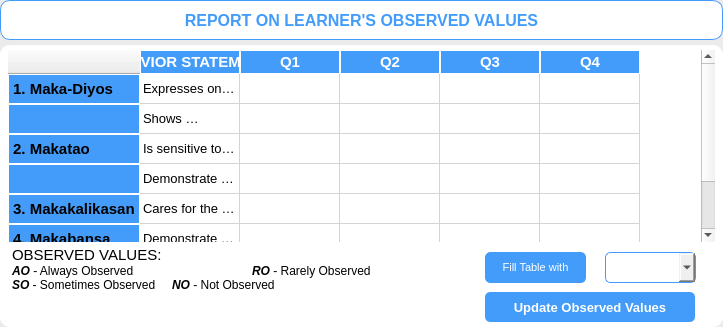
       <widget class="QFrame" name="ovFrame">
        <property name="styleSheet">
         <string notr="true">QFrame{
	background-color: rgb(235, 235, 235);
    border: none;
}</string>
        </property>
        <property name="frameShape">
         <enum>QFrame::StyledPanel</enum>
        </property>
        <property name="frameShadow">
         <enum>QFrame::Raised</enum>
        </property>
        <layout class="QVBoxLayout" name="verticalLayout_4">
         <property name="spacing">
          <number>5</number>
         </property>
         <property name="leftMargin">
          <number>0</number>
         </property>
         <property name="topMargin">
          <number>0</number>
         </property>
         <property name="rightMargin">
          <number>0</number>
         </property>
         <property name="bottomMargin">
          <number>0</number>
         </property>
         <item>
          <widget class="QLabel" name="label_7">
           <property name="minimumSize">
            <size>
             <width>0</width>
             <height>40</height>
            </size>
           </property>
           <property name="maximumSize">
            <size>
             <width>16777215</width>
             <height>40</height>
            </size>
           </property>
           <property name="font">
            <font>
             <pointsize>12</pointsize>
             <bold>true</bold>
            </font>
           </property>
           <property name="styleSheet">
            <string notr="true">QLabel{
	background-color: rgb(255,255,255);
    border-radius: 10px;
	color: rgb(67, 156, 250);
	border: 1px solid rgb(67, 156, 250);
}
</string>
           </property>
           <property name="text">
            <string>REPORT ON LEARNER'S OBSERVED VALUES</string>
           </property>
           <property name="alignment">
            <set>Qt::AlignCenter</set>
           </property>
          </widget>
         </item>
         <item>
          <widget class="QFrame" name="frame">
           <property name="styleSheet">
            <string notr="true">QFrame{
	background-color: rgb(255, 255, 255);
border-radius: 10px;
}</string>
           </property>
           <property name="frameShape">
            <enum>QFrame::StyledPanel</enum>
           </property>
           <property name="frameShadow">
            <enum>QFrame::Raised</enum>
           </property>
           <layout class="QVBoxLayout" name="verticalLayout_6">
            <property name="spacing">
             <number>0</number>
            </property>
            <property name="leftMargin">
             <number>8</number>
            </property>
            <property name="topMargin">
             <number>5</number>
            </property>
            <property name="rightMargin">
             <number>8</number>
            </property>
            <property name="bottomMargin">
             <number>0</number>
            </property>
            <item>
             <widget class="QTableWidget" name="obTable">
              <property name="styleSheet">
               <string notr="true">QTableWidget{
border: none;
}
QHeaderView:section{
	background-color: rgb(67, 156, 250);
border: 1px solid rgb(255, 255, 255);
}

QTableView::item:selected  {
	color: rgb(255, 255, 255);
	background-color: rgb(67, 156, 250);
}
QScrollArea{
	background-color: rgb(255, 255, 255);
}
QScrollBar:vertical {
            border: none;
            background: rgb(255, 255, 255);
            width: 20px;
            margin: 26px 6px 26px 6px;
        }

        QScrollBar::handle:vertical {
            background: lightgray;
            min-height: 26px;
        }

        QScrollBar::add-line:vertical {
            background: rgb(255, 255, 255);
            height: 26px;
            subcontrol-position: bottom;
            subcontrol-origin: margin;
        }

        QScrollBar::sub-line:vertical {
            background: rgb(255, 255, 255);
            height: 26px;
            subcontrol-position: top left;
            subcontrol-origin: margin;
            position: absolute;
        }

        QScrollBar:up-arrow:vertical, QScrollBar::down-arrow:vertical {
            width: 26px;
            height: 26px;
            background: rgb(255, 255, 255);
         }

QScrollBar::up-arrow {
    image: url(&quot;c:/LMS_appVer2/icons/arrowUp.png&quot;);
}
QScrollBar::down-arrow {
    image: url(&quot;c:/LMS_appVer2/icons/arrowDown.png&quot;);
}

</string>
              </property>
              <row>
               <property name="text">
                <string> 1. Maka-Diyos</string>
               </property>
               <property name="font">
                <font>
                 <pointsize>11</pointsize>
                 <bold>true</bold>
                </font>
               </property>
              </row>
              <row>
               <property name="text">
                <string/>
               </property>
              </row>
              <row>
               <property name="text">
                <string> 2. Makatao</string>
               </property>
               <property name="font">
                <font>
                 <pointsize>11</pointsize>
                 <bold>true</bold>
                </font>
               </property>
              </row>
              <row>
               <property name="text">
                <string/>
               </property>
              </row>
              <row>
               <property name="text">
                <string> 3. Makakalikasan</string>
               </property>
               <property name="font">
                <font>
                 <pointsize>11</pointsize>
                 <bold>true</bold>
                </font>
               </property>
              </row>
              <row>
               <property name="text">
                <string> 4. Makabansa</string>
               </property>
               <property name="font">
                <font>
                 <pointsize>11</pointsize>
                 <bold>true</bold>
                </font>
               </property>
              </row>
              <row>
               <property name="text">
                <string/>
               </property>
              </row>
              <column>
               <property name="text">
                <string>BEHAVIOR STATEMENTS</string>
               </property>
               <property name="font">
                <font>
                 <pointsize>11</pointsize>
                 <bold>true</bold>
                </font>
               </property>
               <property name="foreground">
                <brush brushstyle="SolidPattern">
                 <color alpha="255">
                  <red>255</red>
                  <green>255</green>
                  <blue>255</blue>
                 </color>
                </brush>
               </property>
              </column>
              <column>
               <property name="text">
                <string>Q1</string>
               </property>
               <property name="font">
                <font>
                 <pointsize>11</pointsize>
                 <bold>true</bold>
                </font>
               </property>
               <property name="foreground">
                <brush brushstyle="SolidPattern">
                 <color alpha="255">
                  <red>255</red>
                  <green>255</green>
                  <blue>255</blue>
                 </color>
                </brush>
               </property>
              </column>
              <column>
               <property name="text">
                <string>Q2</string>
               </property>
               <property name="font">
                <font>
                 <pointsize>11</pointsize>
                 <bold>true</bold>
                </font>
               </property>
               <property name="foreground">
                <brush brushstyle="SolidPattern">
                 <color alpha="255">
                  <red>255</red>
                  <green>255</green>
                  <blue>255</blue>
                 </color>
                </brush>
               </property>
              </column>
              <column>
               <property name="text">
                <string>Q3</string>
               </property>
               <property name="font">
                <font>
                 <pointsize>11</pointsize>
                 <bold>true</bold>
                </font>
               </property>
               <property name="foreground">
                <brush brushstyle="SolidPattern">
                 <color alpha="255">
                  <red>255</red>
                  <green>255</green>
                  <blue>255</blue>
                 </color>
                </brush>
               </property>
              </column>
              <column>
               <property name="text">
                <string>Q4</string>
               </property>
               <property name="font">
                <font>
                 <pointsize>11</pointsize>
                 <bold>true</bold>
                </font>
               </property>
               <property name="foreground">
                <brush brushstyle="SolidPattern">
                 <color alpha="255">
                  <red>255</red>
                  <green>255</green>
                  <blue>255</blue>
                 </color>
                </brush>
               </property>
              </column>
              <item row="0" column="0">
               <property name="text">
                <string>Expresses ones spiritual beliefs while respecting the spiritual belief of others</string>
               </property>
               <property name="font">
                <font>
                 <pointsize>10</pointsize>
                </font>
               </property>
              </item>
              <item row="1" column="0">
               <property name="text">
                <string>Shows adherence to ethical principles by upholding truth</string>
               </property>
               <property name="font">
                <font>
                 <pointsize>10</pointsize>
                </font>
               </property>
              </item>
              <item row="2" column="0">
               <property name="text">
                <string>Is sensitive to individual, social, and cultural differences</string>
               </property>
               <property name="font">
                <font>
                 <pointsize>10</pointsize>
                </font>
               </property>
              </item>
              <item row="3" column="0">
               <property name="text">
                <string>Demonstrate the contributions toward solidarity</string>
               </property>
               <property name="font">
                <font>
                 <pointsize>10</pointsize>
                </font>
               </property>
              </item>
              <item row="4" column="0">
               <property name="text">
                <string>Cares for the environment and utilizes resources wisely, judiciously, and economically</string>
               </property>
               <property name="font">
                <font>
                 <pointsize>10</pointsize>
                </font>
               </property>
              </item>
              <item row="5" column="0">
               <property name="text">
                <string>Demonstrate pride in being a Filipino: exercise the rights and responsibilities of a Filipino citizen</string>
               </property>
               <property name="font">
                <font>
                 <pointsize>10</pointsize>
                </font>
               </property>
              </item>
              <item row="6" column="0">
               <property name="text">
                <string>Demonstrate appropriate behavior in carrying out activities in the school, community, and country</string>
               </property>
               <property name="font">
                <font>
                 <pointsize>10</pointsize>
                </font>
               </property>
              </item>
             </widget>
            </item>
            <item>
             <widget class="QFrame" name="frame_2">
              <property name="minimumSize">
               <size>
                <width>0</width>
                <height>85</height>
               </size>
              </property>
              <property name="maximumSize">
               <size>
                <width>16777215</width>
                <height>85</height>
               </size>
              </property>
              <property name="frameShape">
               <enum>QFrame::StyledPanel</enum>
              </property>
              <property name="frameShadow">
               <enum>QFrame::Raised</enum>
              </property>
              <layout class="QHBoxLayout" name="horizontalLayout_3">
               <property name="spacing">
                <number>0</number>
               </property>
               <property name="leftMargin">
                <number>0</number>
               </property>
               <property name="topMargin">
                <number>0</number>
               </property>
               <property name="rightMargin">
                <number>0</number>
               </property>
               <property name="bottomMargin">
                <number>0</number>
               </property>
               <item>
                <widget class="QTextEdit" name="textEdit">
                 <property name="minimumSize">
                  <size>
                   <width>457</width>
                   <height>0</height>
                  </size>
                 </property>
                 <property name="maximumSize">
                  <size>
                   <width>16777215</width>
                   <height>85</height>
                  </size>
                 </property>
                 <property name="sizeIncrement">
                  <size>
                   <width>0</width>
                   <height>85</height>
                  </size>
                 </property>
                 <property name="html">
                  <string>&lt;!DOCTYPE HTML PUBLIC &quot;-//W3C//DTD HTML 4.0//EN&quot; &quot;http://www.w3.org/TR/REC-html40/strict.dtd&quot;&gt;
&lt;html&gt;&lt;head&gt;&lt;meta name=&quot;qrichtext&quot; content=&quot;1&quot; /&gt;&lt;meta charset=&quot;utf-8&quot; /&gt;&lt;style type=&quot;text/css&quot;&gt;
p, li { white-space: pre-wrap; }
&lt;/style&gt;&lt;/head&gt;&lt;body style=&quot; font-family:'Segoe UI'; font-size:9pt; font-weight:400; font-style:normal;&quot;&gt;
&lt;p style=&quot; margin-top:0px; margin-bottom:0px; margin-left:0px; margin-right:0px; -qt-block-indent:0; text-indent:0px;&quot;&gt;&lt;span style=&quot; font-family:'MS Shell Dlg 2'; font-size:11pt;&quot;&gt;OBSERVED VALUES:&lt;/span&gt;&lt;/p&gt;
&lt;p style=&quot; margin-top:0px; margin-bottom:0px; margin-left:0px; margin-right:0px; -qt-block-indent:0; text-indent:0px;&quot;&gt;&lt;span style=&quot; font-family:'MS Shell Dlg 2'; font-weight:600; font-style:italic;&quot;&gt;AO&lt;/span&gt;&lt;span style=&quot; font-family:'MS Shell Dlg 2';&quot;&gt; - Always Observed		&lt;/span&gt;&lt;span style=&quot; font-family:'MS Shell Dlg 2'; font-weight:600; font-style:italic;&quot;&gt;RO&lt;/span&gt;&lt;span style=&quot; font-family:'MS Shell Dlg 2';&quot;&gt; - Rarely Observed&lt;/span&gt;&lt;/p&gt;
&lt;p style=&quot; margin-top:0px; margin-bottom:0px; margin-left:0px; margin-right:0px; -qt-block-indent:0; text-indent:0px;&quot;&gt;&lt;span style=&quot; font-family:'MS Shell Dlg 2'; font-weight:600; font-style:italic;&quot;&gt;SO&lt;/span&gt;&lt;span style=&quot; font-family:'MS Shell Dlg 2';&quot;&gt; - Sometimes Observed	&lt;/span&gt;&lt;span style=&quot; font-family:'MS Shell Dlg 2'; font-weight:600; font-style:italic;&quot;&gt;NO&lt;/span&gt;&lt;span style=&quot; font-family:'MS Shell Dlg 2';&quot;&gt; - Not Observed&lt;/span&gt;&lt;/p&gt;
&lt;p style=&quot;-qt-paragraph-type:empty; margin-top:0px; margin-bottom:0px; margin-left:0px; margin-right:0px; -qt-block-indent:0; text-indent:0px; font-family:'MS Shell Dlg 2';&quot;&gt;&lt;br /&gt;&lt;/p&gt;&lt;/body&gt;&lt;/html&gt;</string>
                 </property>
                </widget>
               </item>
               <item>
                <widget class="QFrame" name="frame_7">
                 <property name="minimumSize">
                  <size>
                   <width>250</width>
                   <height>0</height>
                  </size>
                 </property>
                 <property name="maximumSize">
                  <size>
                   <width>16777215</width>
                   <height>16777215</height>
                  </size>
                 </property>
                 <property name="frameShape">
                  <enum>QFrame::StyledPanel</enum>
                 </property>
                 <property name="frameShadow">
                  <enum>QFrame::Raised</enum>
                 </property>
                 <widget class="QPushButton" name="updObBtn">
                  <property name="geometry">
                   <rect>
                    <x>20</x>
                    <y>50</y>
                    <width>210</width>
                    <height>30</height>
                   </rect>
                  </property>
                  <property name="minimumSize">
                   <size>
                    <width>210</width>
                    <height>30</height>
                   </size>
                  </property>
                  <property name="maximumSize">
                   <size>
                    <width>210</width>
                    <height>16777215</height>
                   </size>
                  </property>
                  <property name="font">
                   <font>
                    <pointsize>10</pointsize>
                    <bold>true</bold>
                   </font>
                  </property>
                  <property name="cursor">
                   <cursorShape>PointingHandCursor</cursorShape>
                  </property>
                  <property name="styleSheet">
                   <string notr="true">QPushButton:focus{
	color: rgb(0, 0, 0);
	border-radius: 5px;
	border: 2px solid rgb(67, 156, 250);
	background-color: rgb(255, 255, 255);
}
QPushButton:hover{
	background-color: rgb(53, 125, 198);
}
QPushButton{
background-color: rgb(67, 156, 250);
	color: rgb(255, 255, 255);
 	border-radius: 5px;
}</string>
                  </property>
                  <property name="text">
                   <string>Update Observed Values</string>
                  </property>
                 </widget>
                 <widget class="QPushButton" name="fillTableBtn">
                  <property name="geometry">
                   <rect>
                    <x>20</x>
                    <y>10</y>
                    <width>101</width>
                    <height>31</height>
                   </rect>
                  </property>
                  <property name="font">
                   <font>
                    <pointsize>8</pointsize>
                   </font>
                  </property>
                  <property name="cursor">
                   <cursorShape>PointingHandCursor</cursorShape>
                  </property>
                  <property name="styleSheet">
                   <string notr="true">QPushButton{
color: rgb(255, 255, 255);
	border-radius: 5px;
	border: 1px solid rgb(67, 156, 250);
	background-color: rgb(67, 156, 250);
}
QPushButton:hover{
	background-color: rgb(53, 125, 198);
}
QPushButton:focus{
background-color: rgb(255, 255, 255);
	color: rgb(67, 156, 250);
 	border-radius: 5px;
}</string>
                  </property>
                  <property name="text">
                   <string>Fill Table with</string>
                  </property>
                 </widget>
                 <widget class="QComboBox" name="fillCombo">
                  <property name="geometry">
                   <rect>
                    <x>140</x>
                    <y>10</y>
                    <width>91</width>
                    <height>31</height>
                   </rect>
                  </property>
                  <property name="font">
                   <font>
                    <pointsize>9</pointsize>
                    <bold>true</bold>
                   </font>
                  </property>
                  <property name="styleSheet">
                   <string notr="true">QComboBox{
	border-radius: 5px;
	border: 1px solid rgb(67, 156, 250);
}</string>
                  </property>
                 </widget>
                </widget>
               </item>
              </layout>
             </widget>
            </item>
           </layout>
          </widget>
         </item>
        </layout>
       </widget>
